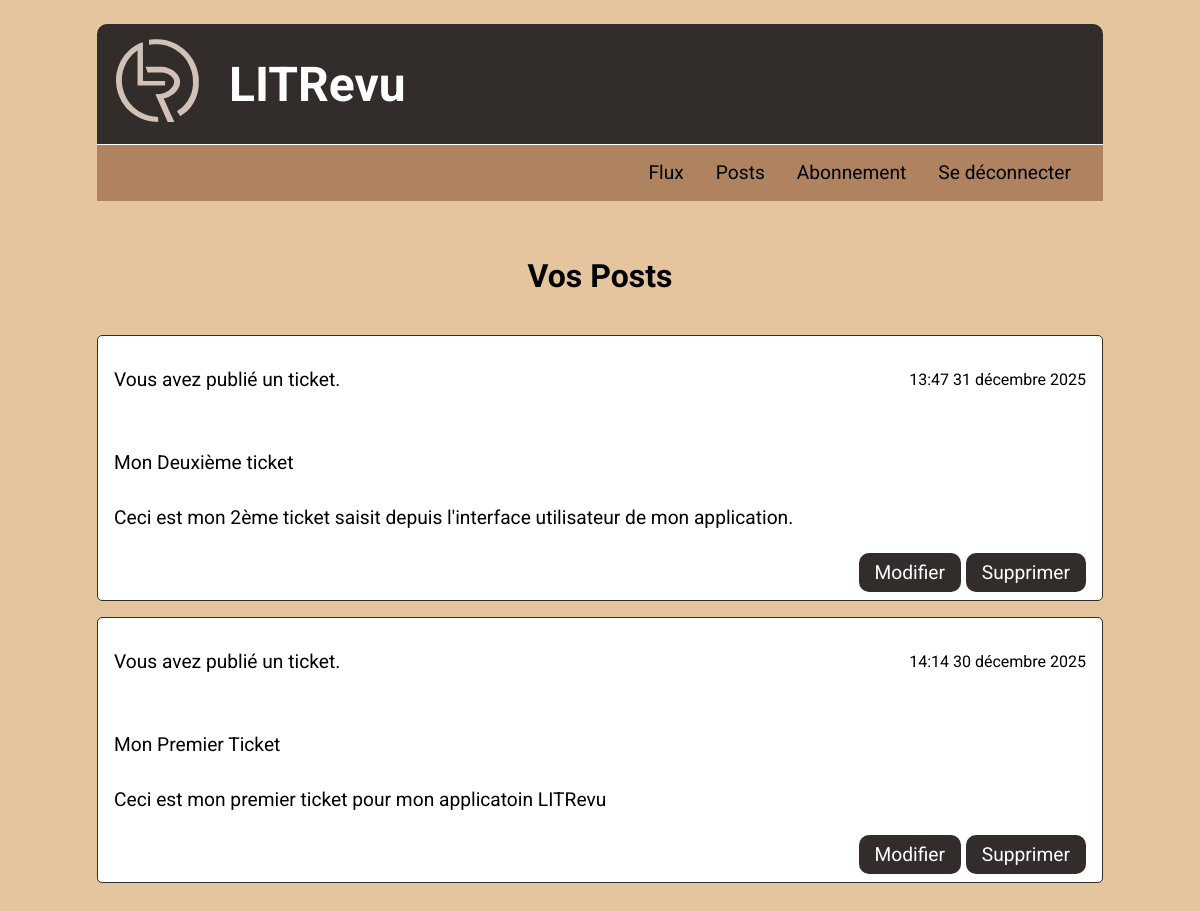
/tickets/ (signed in), run on an earlier commit of the app's database.
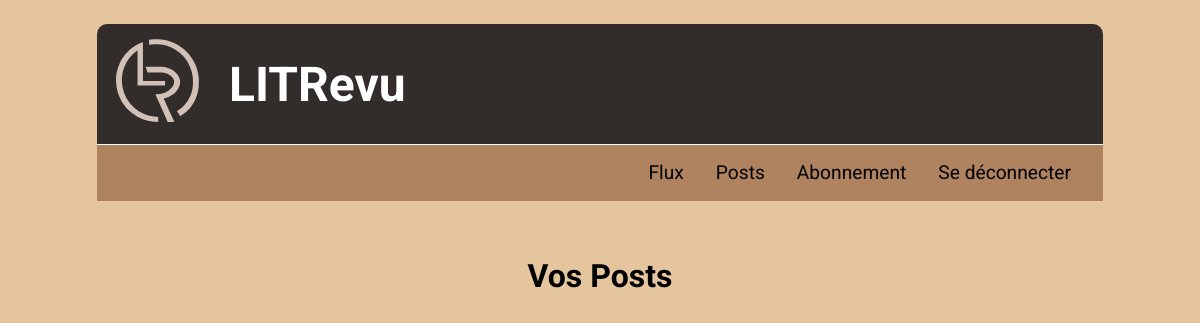
And on a later commit of the database.
### flux/models.py (models this page shows, shortened)
class Ticket(models.Model):
    ticket = models.CharField(max_length=128)
    description = models.TextField(max_length=2048, blank=True)
    user = models.ForeignKey(to=settings.AUTH_USER_MODEL,
                             on_delete=models.CASCADE)
    image = models.ImageField(null=True, blank=True)
    time_created = models.DateTimeField(auto_now_add=True)
    @property
    def content_type(self):
        return "Ticket"

### flux/views.py (the view)
# urls.py: path('tickets/', flux.views.get_posts, name='tickets'),
@login_required
def get_posts(request):
    tickets = Ticket.objects.all()
    reviews = Review.objects.all()
    list_tickets: Iterable[Model] = tickets.filter(user=request.user)
    list_reviews: Iterable[Model] = reviews.filter(user=request.user)
    posts = sorted(
        chain(list_tickets, list_reviews),
        key=lambda obj: obj.time_created,
        reverse=True
    )
    return render(request, 'flux/tickets.html', context={'posts': posts})

### flux/templates/flux/tickets.html
{% extends 'base.html' %}
{% load static %}
{% block content %}
    <main class="main_tickets">
    <h2>Vos Posts</h2>
    <section class="block-articles">
        {% for post in posts %}
            <article>
                <div class="article_header">
                    <p>
                        {% if post.content_type == 'Ticket' %}
                            Vous avez publié un ticket.
                        {% else %}
                            Vous avez publié une critique.
                        {% endif %}
                    </p>
                    <p class="time_txt">
                        {{ post.time_created|date:"H:i d F Y" }}
                    </p>
                </div>
                {% if post.content_type == 'Ticket' %}
                    <p>{{ post.ticket }}</p>
                    <p>{{ post.description }}</p>
                {% else %}
                    <p>{{ post.headline }}</p>
                    <p>{{ post.body }}</p>
                {% endif %}
                <div class="btn-grp-action">
                    <a href="{% url 'ticket_edit' post.id %}"
                       class="update_link">Modifier</a>
                    <a href="{% url 'ticket_delete' post.id %}"
                       class="update_link">Supprimer</a>
                </div>
            </article>
        {% endfor %}
    </section>
    </main>
{% endblock %}

What changed in the data, as far as the page shows it:
removed Ticket: shows "Vous avez publié un ticket.", time_created "13:47 31 décembre 2025", ticket "Mon Deuxième ticket", description "Ceci est mon 2ème ticket saisit depuis l'interface utilisateur de mon application."
removed Ticket: shows "Vous avez publié un ticket.", time_created "14:14 30 décembre 2025", ticket "Mon Premier Ticket", description "Ceci est mon premier ticket pour mon applicatoin LITRevu"
